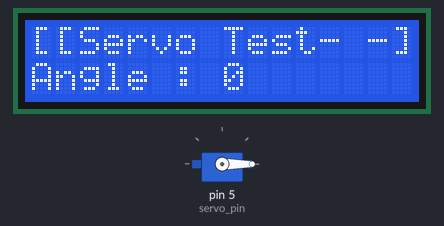
A sketch run on a simulated Arduino Uno, built for the host (arithmetic inside an expression is 32-bit, double 64-bit). Shown: 16×2 character LCD, servo.

Above: at 0.1 s.
At 2.2 s:
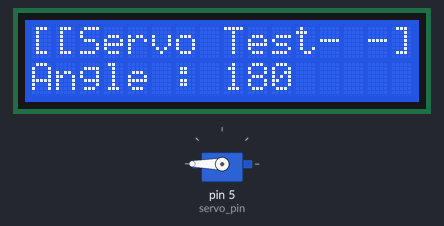
At 3.2 s:
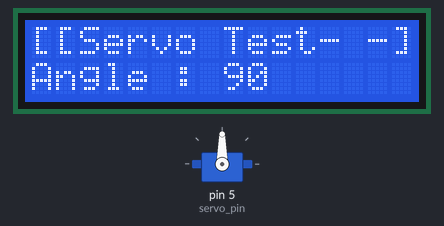
Timing chart, 0 to 130.0 s (numbered marks = the images above):
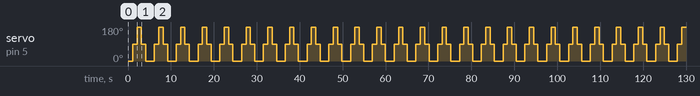

Measured:
- by itself, servo on pin 5 (servo_pin): repeats every 5.1 s: 180° 1.0 s, 90° 1.0 s, 0° 2.0 s, 90° 1.0 s
- what the display in image 1 shows lasts 1.0 s, from 2.1 s to 3.1 s

The sketch:

ex31_servo_exercise.ino
```cpp
#include <Servo.h>
#include <MiniCom.h>

MiniCom com;
Servo myServo;
const int servo_pin = 5;

void setup() {
  // put your setup code here, to run once:
  com.init();
  com.print(0, "[[Servo Test- -]]");

  myServo.attach(servo_pin);
}

void loop() {
  // put your main code here, to run repeatedly:
  move_angle(0, 1000);
  move_angle(90, 1000);
  move_angle(180, 1000);
  move_angle(90, 1000);
  move_angle(0, 1000);
}

void move_angle(int angle, int delay_time) {
  myServo.write(angle);
  com.print(1, "Angle : ", angle);
  delay(delay_time);
}
```
